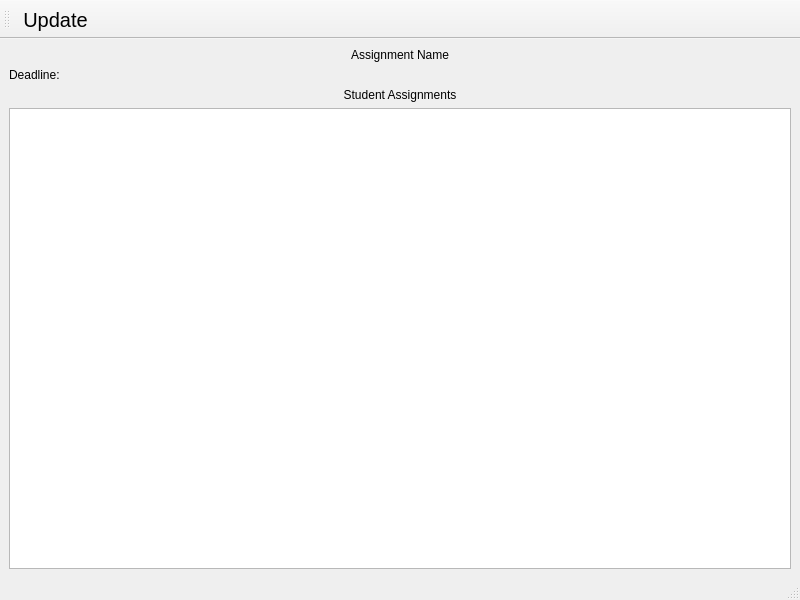
<?xml version="1.0" encoding="UTF-8"?>
<ui version="4.0">
 <class>StudentAssignmentSessionsWindow</class>
 <widget class="QMainWindow" name="StudentAssignmentSessionsWindow">
  <property name="geometry">
   <rect>
    <x>0</x>
    <y>0</y>
    <width>800</width>
    <height>600</height>
   </rect>
  </property>
  <property name="windowTitle">
   <string>MainWindow</string>
  </property>
  <widget class="QWidget" name="centralwidget">
   <layout class="QVBoxLayout" name="verticalLayout">
    <item>
     <widget class="QLabel" name="label_assignment_name">
      <property name="text">
       <string>Assignment Name</string>
      </property>
      <property name="alignment">
       <set>Qt::AlignCenter</set>
      </property>
     </widget>
    </item>
    <item>
     <widget class="QLabel" name="label_deadline">
      <property name="text">
       <string>Deadline: </string>
      </property>
     </widget>
    </item>
    <item>
     <widget class="QLabel" name="label_student_assignments">
      <property name="text">
       <string>Student Assignments</string>
      </property>
      <property name="alignment">
       <set>Qt::AlignCenter</set>
      </property>
     </widget>
    </item>
    <item>
     <widget class="QListView" name="student_assignments_list_view"/>
    </item>
   </layout>
  </widget>
  <widget class="QMenuBar" name="menubar">
   <property name="geometry">
    <rect>
     <x>0</x>
     <y>0</y>
     <width>800</width>
     <height>26</height>
    </rect>
   </property>
  </widget>
  <widget class="QStatusBar" name="statusbar"/>
  <widget class="QToolBar" name="toolBar">
   <property name="windowTitle">
    <string>toolBar</string>
   </property>
   <attribute name="toolBarArea">
    <enum>TopToolBarArea</enum>
   </attribute>
   <attribute name="toolBarBreak">
    <bool>false</bool>
   </attribute>
   <addaction name="actionUpdate"/>
  </widget>
  <action name="actionUpdate">
   <property name="text">
    <string>Update</string>
   </property>
   <property name="font">
    <font>
     <pointsize>15</pointsize>
    </font>
   </property>
  </action>
 </widget>
 <resources/>
 <connections/>
</ui>
